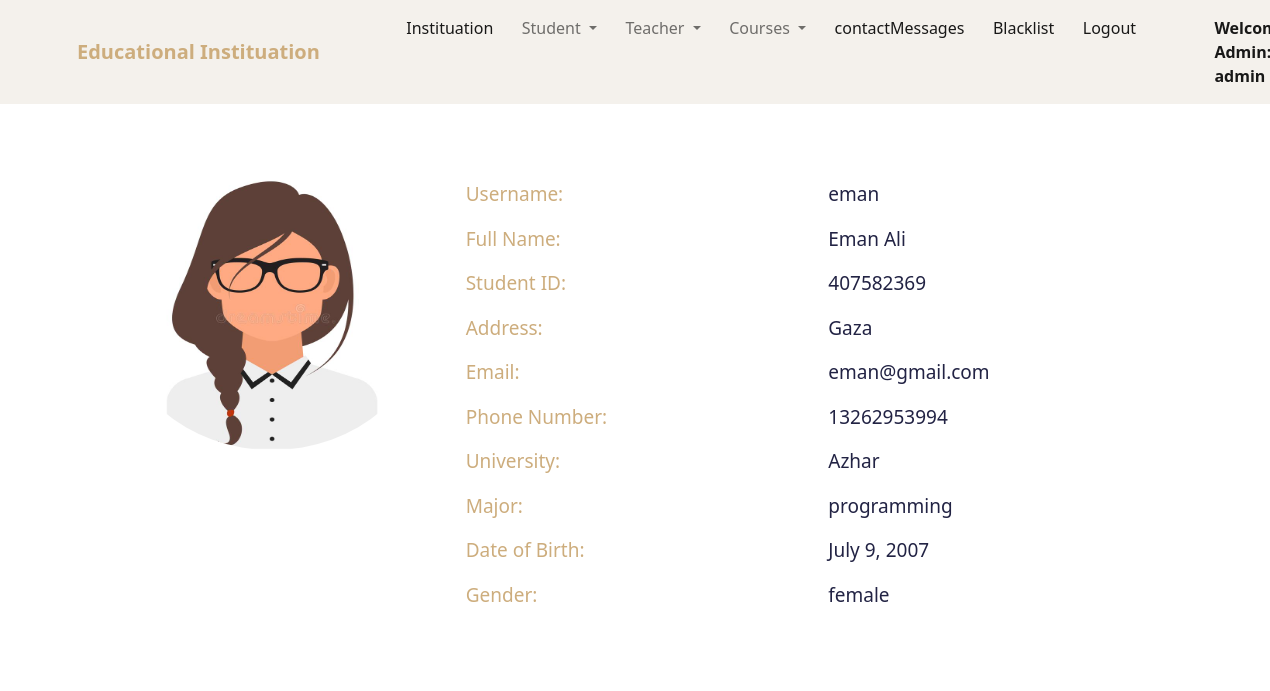
Screenshot of /student/10/ (signed in) with the database file from the repository.
### education/models.py (models this page shows, shortened)
class Student(models.Model):
    user = models.OneToOneField(User, on_delete=models.CASCADE)
    student_id = models.CharField(max_length=20, null=True, blank=True)
    full_name = models.CharField(max_length=50,null=True, blank=True)
    image = models.ImageField(upload_to="media", blank=True,null=True)
    phone = models.CharField(max_length=15 ,null=True, blank=True)
    university = models.CharField(max_length=50,null=True , blank=True)
    major = models.CharField(max_length=50 ,null=True , blank=True)
    address = models.CharField(max_length=100 ,null=True , blank=True)
    date_of_birth = models.DateField(null=True , blank=True)
    GENDER_CHOICES = (('male', 'male'),('female', 'female'), )
    gender = models.CharField(max_length=20,choices= GENDER_CHOICES ,null=True , blank=True)
    @property
    def get_photo_url(self):
        if self.image and hasattr(self.image, 'url'):
            return self.image.url
        else:
            return "/static/images/user.png"

### education/views.py (the view)
# urls.py: path('student/<int:pk>/', StudentDetailView.as_view(), name='student-detail'),
@method_decorator(user_passes_test(lambda u: u.is_superuser), name='dispatch')
class StudentDetailView(DetailView):
    model = Student
    login_required = True
    template_name = 'education/admin/student_detail.html'
    def get_context_data(self, **kwargs):
        context = super().get_context_data(**kwargs)
        context['now'] = timezone.now()
        return context

### education/templates/education/admin/student_detail.html (shortened to what this page needs)
{% extends 'education/admin/admin_navbar.html' %}
{% load static %}
{% block body %}
<div class="container profile">
    <div class="row">
        <div class="col-md-4">
            <div class="profile-img" >
                <img class="rounded-circle shadow-4-strong" src="{{object.get_photo_url}}" alt=" image " width="310px" height="270px">
            </div>
        </div>
        <div class="col-md-8">
            <div class="profile-tab">
                <div class="tab-pane">
                    <div class="row">
                        <div class="col-md-6">
                            <label class="hed-color " style="font-size: 19px;">Username:</label>
                        </div>
                        <div class="col-md-6">
                            <p class="dark-blue " style="font-size: 19px;">{{object.user.username}}</p>
                        </div>
                    </div>
                    <div class="row">
                        <div class="col-md-6">
                            <label class="hed-color " style="font-size: 19px;">Full Name:</label>
                        </div>
                        <div class="col-md-6">
                            <p class="dark-blue " style="font-size: 19px;">{{object.full_name}}</p>
                        </div>
                    </div>
                    <div class="row">
                        <div class="col-md-6">
                            <label class="hed-color " style="font-size: 19px;">Student ID:</label>
                        </div>
                        <div class="col-md-6">
                            <p class="dark-blue " style="font-size: 19px;">{{object.student_id}}</p>
                        </div>
                    </div>
                    <div class="row">
                        <div class="col-md-6">
                            <label class="hed-color " style="font-size: 19px;">Address:</label>
                        </div>
                        <div class="col-md-6">
                            <p class="dark-blue " style="font-size: 19px;">{{object.address}}</p>
                        </div>
                    </div>
                    <div class="row">
                        <div class="col-md-6">
                            <label class="hed-color " style="font-size: 19px;">Email:</label>
                        </div>
                        <div class="col-md-6">
                            <p class="dark-blue " style="font-size: 19px;">{{object.user.email}}</p>
                        </div>
                    </div>
                    <div class="row">
                        <div class="col-md-6">
                            <label class="hed-color " style="font-size: 19px;">Phone Number:</label>
                        </div>
                        <div class="col-md-6">
                            <p class="dark-blue " style="font-size: 19px;">{{object.phone}}</p>
                        </div>
                    </div>
                    <div class="row">
                        <div class="col-md-6">
                            <label class="hed-color " style="font-size: 19px;">University:</label>
                        </div>
                        <div class="col-md-6">
                            <p class="dark-blue " style="font-size: 19px;">{{object.university}}</p>
                        </div>
                    </div>
                    <div class="row">
                        <div class="col-md-6">
                            <label class="hed-color " style="font-size: 19px;">Major:</label>
                        </div>
                        <div class="col-md-6">
                            <p class="dark-blue " style="font-size: 19px;">{{object.major}}</p>
                        </div>
                    </div>
                    <div class="row">
                        <div class="col-md-6">
                            <label class="hed-color " style="font-size: 19px;">Date of Birth:</label>
                        </div>
                        <div class="col-md-6">
                            <p class="dark-blue " style="font-size: 19px;">{{object.date_of_birth}}</p>
                        </div>
                    </div>
                    <div class="row">
                        <div class="col-md-6">
                            <label class="hed-color " style="font-size: 19px;">Gender:</label>
                        </div>
                        <div class="col-md-6">
                            <p class="dark-blue " style="font-size: 19px;">{{object.gender}}</p>
                        </div>
                    </div>
                </div>
            </div>
        </div>
</div>
</div>
{% endblock %}

### education/templates/education/admin/admin_navbar.html (shortened to what this page needs)
<!doctype html>
{% load static %}
<html lang="en">
  <head>
    <link href="https://cdn.jsdelivr.net/npm/bootstrap@5.1.0/dist/css/bootstrap.min.css" rel="stylesheet">
    <link rel="stylesheet" href="https://cdn.datatables.net/1.10.25/css/jquery.dataTables.min.css">
    <link rel="stylesheet" href="https://cdn.datatables.net/buttons/1.7.1/css/buttons.dataTables.min.css">
    <link rel="stylesheet" href="{% static 'landingPage/style.css' %}">
    <link rel="stylesheet" href="https://cdnjs.cloudflare.com/ajax/libs/font-awesome/4.7.0/css/font-awesome.min.css">
  </head>
  <body>
    <nav class="navbar navbar-expand-lg navbar-light bg-light mynav">
        <div class="container">
          <a class="navbar-brand hed-color fw-bold" href="/">Educational Instituation</a>
          <div class="collapse navbar-collapse" id="navbarSupportedContent">
            <ul class="navbar-nav me-auto mb-2 mb-lg-0">
              <li class="nav-item">
                <a class="nav-link active" aria-current="page" href="{% url 'admin-panel' %}">Instituation</a>
              </li>
              <li class="nav-item dropdown">
                <a class="nav-link dropdown-toggle" href="#" id="navbarDropdown" role="button" data-bs-toggle="dropdown" aria-expanded="false">
                  Student
                </a>
              </li>
              <li class="nav-item dropdown">
                <a class="nav-link dropdown-toggle" href="#" id="navbarDropdown" role="button" data-bs-toggle="dropdown" aria-expanded="false">
                  Teacher
                </a>
              </li>
              <li class="nav-item dropdown">
                <a class="nav-link dropdown-toggle" href="#" id="navbarDropdown" role="button" data-bs-toggle="dropdown" aria-expanded="false">
                  Courses
                </a>
              </li>
              <li class="nav-item">
                <a class="nav-link active" aria-current="page" href="{% url 'messages_contact' %}">contactMessages</a>
              </li>
              <li class="nav-item">
                <a class="nav-link active" aria-current="page" href="{% url 'view_blacklist' %}">Blacklist</a>
              </li>
              <li class="nav-item">
                <a class="nav-link active" aria-current="page" href="{% url 'logout' %}">Logout</a>
              </li>
              <li class="nav-item">
                <a style="font-weight:600; font-family:'Segoe UI', Tahoma, Geneva, Verdana, sans-serif;" class="nav-link active" href="#">Welcome Admin: {{request.user}}</a>
              </li>
            </ul>
          </div>
        </div>
      </nav>
      {% block body %}
      {% endblock %}
  </body>
</html>

### landingPage/static/landingPage/style.css (style rules this page uses)
.mynav { background: #F4F1EC!important; }
.hed-color { color: #CDAD7D!important; }
.dark-blue { color: #222344!important; }

### education/templates/education/admin/student_detail.html (style rules this page uses)
.profile { padding: 3%; margin-top: 3%; margin-bottom: 3%; border-radius: 0.5rem; background: #fff; }
.profile-img { text-align: center; }

### rows the page displays
Student: get_photo_url (picture), user.username "eman", full_name "Eman Ali", student_id "407582369", address "Gaza", user.email "eman@gmail.com", phone "13262953994", university "Azhar", major "programming", date_of_birth "July 9, 2007", gender "female"

### other values shown
{{ request.user }} "admin"
